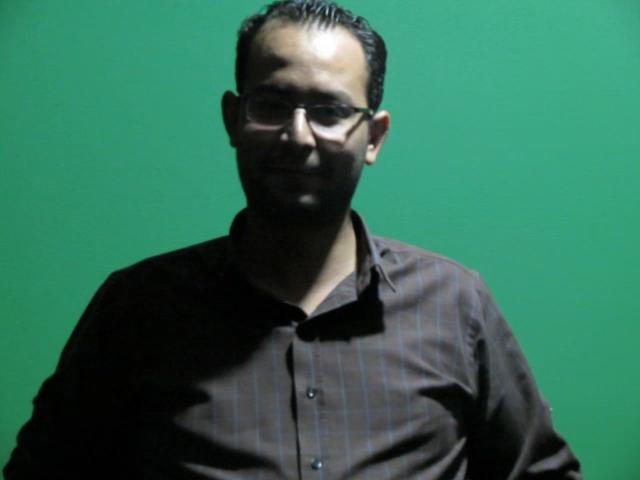
#> input picture face_recognition/100-faces/original images/AlaG_00441_m_32_i_nf_nc_no_2016_2_e0_nl_o.jpg, 640 x 480 px; its folder holds only this picture in this run
$ python generate_image.py
#> lines starting #> are read from the running program, lines starting #| are printed output that depends on the picture

# date: 2019.09.16

# Use this script to generate image with many faces
# which you can use with `main.py` to detect many faces

import os
import sys
import argparse
import random
from PIL import Image

HOME = os.path.dirname(os.path.realpath(sys.argv[0]))
print('HOME:', HOME)

FOLDER = 'original images'
print('FOLDER:', FOLDER)

def get_arguments():
    parser = argparse.ArgumentParser()
    parser.add_argument('-r', '--rows', default=5, help='how many rows with faces [default: 5]')
    parser.add_argument('-c', '--cols', default=5, help='how many columns with faces [default: 5]')
    parser.add_argument('-W', '--width', default=640, help='width of every imagew with face [default: 640]')
    parser.add_argument('-H', '--height', default=480, help='height of every imagew with face [default: 480]')
    parser.add_argument('-o', '--output', default='generated.png', help='name of output image [default: generated.png]')
    args = parser.parse_args()

    return args

def generate(args):

    # get names of all images with faces
    names = list(os.listdir(os.path.join(HOME, FOLDER)))
    print('images:', len(names))

    # get random faces to create image
    selected = random.choices(names, k=args.rows*args.cols)
    print('selected:', len(selected))

    # create empty image for faces
    output_img = Image.new('RGB', (args.width*args.cols, args.height*args.rows))
#> output_img: PIL image 3200x2400 RGB; every value is 0

    # put faces on image
    it = iter(selected)
    for y in range(0, args.height*args.rows, args.height):
        for x in range(0, args.width*args.cols, args.width):
            path = os.path.join(FOLDER, next(it))
            img = Image.open(path)
#> img is the input picture: PIL image 640x480 RGB; mean R, G, B 51, 107, 87.3
            img = img.resize((args.width, args.height))
            output_img.paste(img, (x, y))
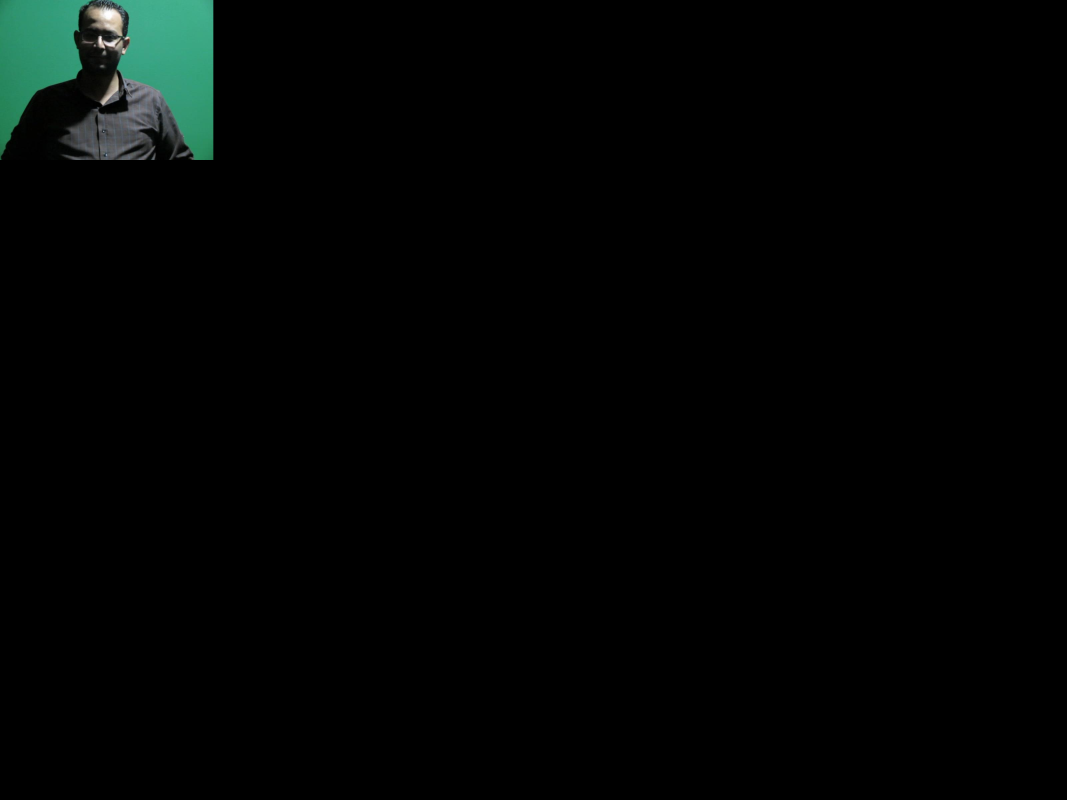
#> output_img: PIL image 3200x2400 RGB (shown at 1/3 size); mean R, G, B 2, 4.3, 3.5

    # save image
    output_img.save(args.output)
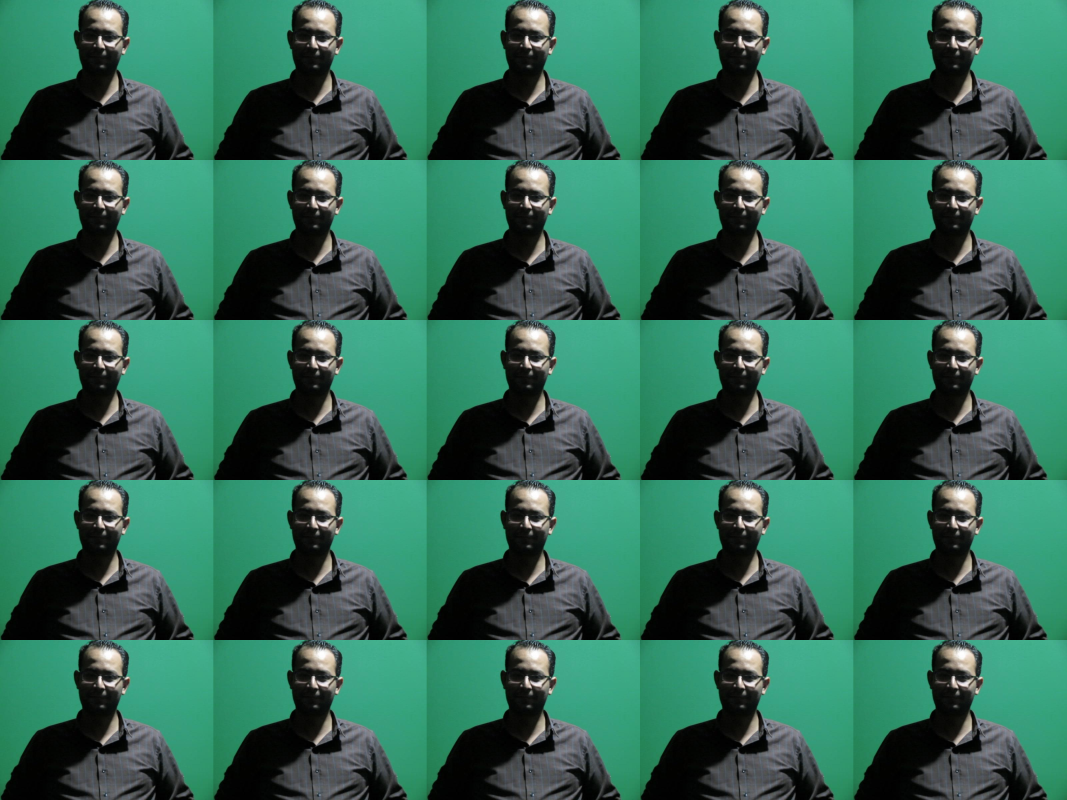
#> saved as generated.png: PIL image 3200x2400 RGB (shown at 1/3 size); mean R, G, B 51, 107, 87.3
    print('size:', output_img.size)
#| size: (3200, 2400)

def main():
    args = get_arguments()
    generate(args)

if __name__ == '__main__':
    main()
